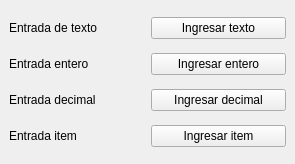
<?xml version="1.0" encoding="UTF-8"?>
<ui version="4.0">
 <class>MainWindow</class>
 <widget class="QMainWindow" name="MainWindow">
  <property name="geometry">
   <rect>
    <x>0</x>
    <y>0</y>
    <width>295</width>
    <height>164</height>
   </rect>
  </property>
  <property name="windowTitle">
   <string>MainWindow</string>
  </property>
  <widget class="QWidget" name="centralwidget">
   <layout class="QGridLayout" name="gridLayout">
    <item row="1" column="1">
     <widget class="QPushButton" name="ingresar_entero">
      <property name="text">
       <string>Ingresar entero</string>
      </property>
     </widget>
    </item>
    <item row="2" column="0">
     <widget class="QLabel" name="decimal">
      <property name="text">
       <string>Entrada decimal</string>
      </property>
     </widget>
    </item>
    <item row="2" column="1">
     <widget class="QPushButton" name="ingresar_decimal">
      <property name="text">
       <string>Ingresar decimal</string>
      </property>
     </widget>
    </item>
    <item row="0" column="1">
     <widget class="QPushButton" name="ingresar_texto">
      <property name="text">
       <string>Ingresar texto</string>
      </property>
     </widget>
    </item>
    <item row="0" column="0">
     <widget class="QLabel" name="texto">
      <property name="text">
       <string>Entrada de texto</string>
      </property>
     </widget>
    </item>
    <item row="1" column="0">
     <widget class="QLabel" name="entero">
      <property name="text">
       <string>Entrada entero</string>
      </property>
     </widget>
    </item>
    <item row="3" column="0">
     <widget class="QLabel" name="item">
      <property name="text">
       <string>Entrada item</string>
      </property>
     </widget>
    </item>
    <item row="3" column="1">
     <widget class="QPushButton" name="ingresar_item">
      <property name="text">
       <string>Ingresar item</string>
      </property>
     </widget>
    </item>
   </layout>
  </widget>
 </widget>
 <resources/>
 <connections/>
</ui>
